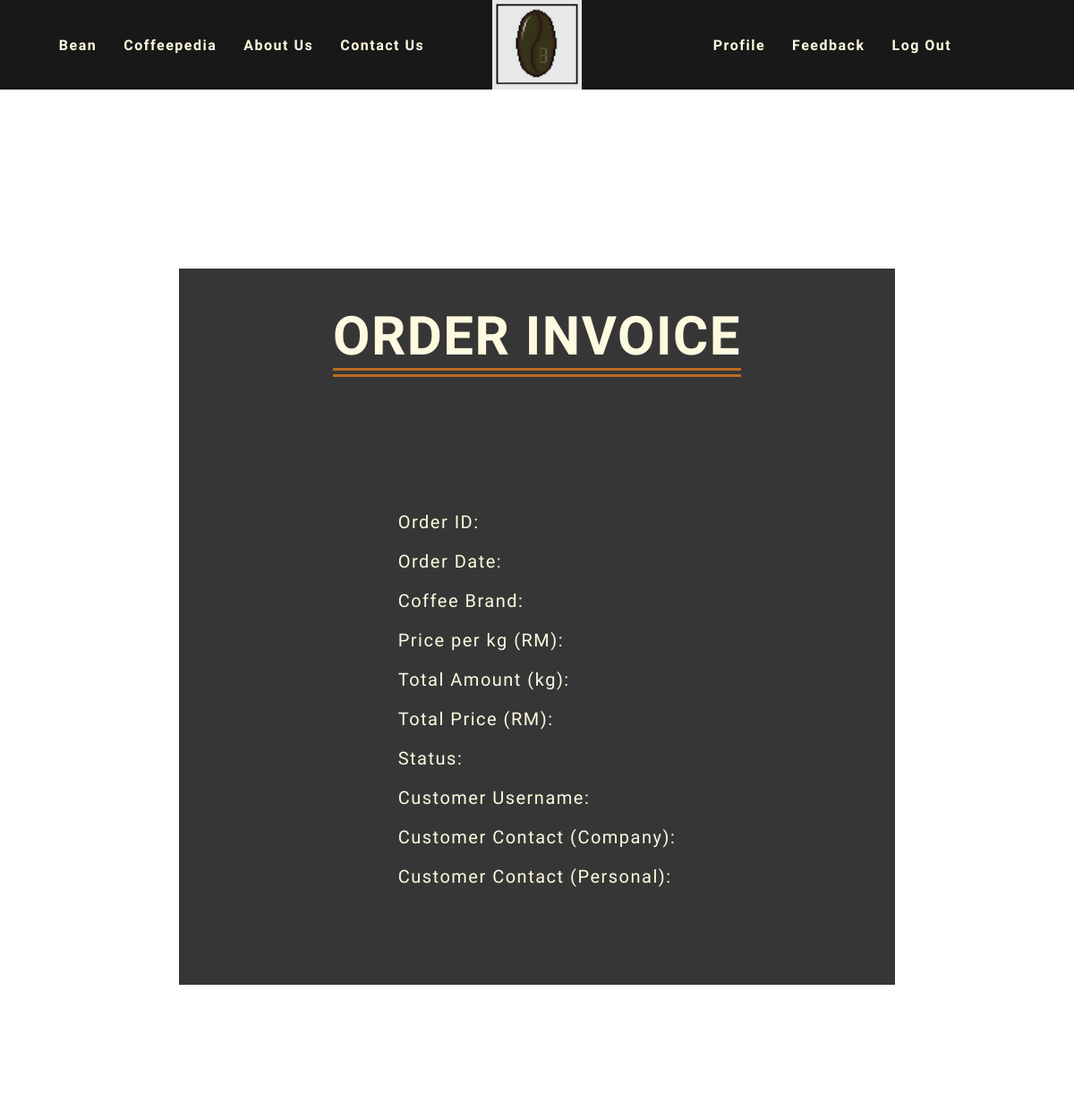
The app's page /php/invoice.php (upper part), older data.
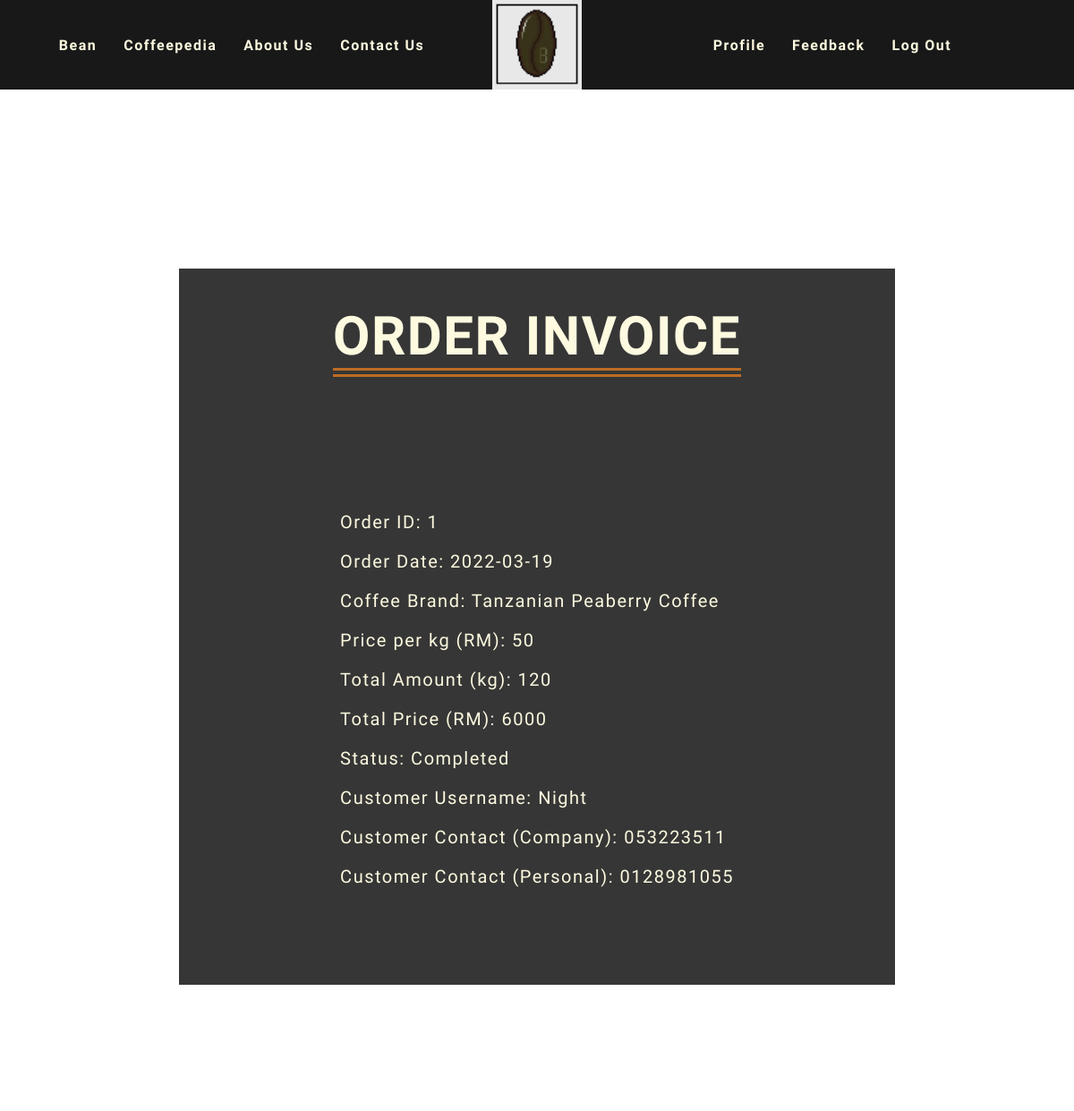
The same page, newer data.
### tables this page shows
CREATE TABLE IF NOT EXISTS `customer_order` (
  `Order_ID` int(255) NOT NULL AUTO_INCREMENT,
  `Customer_ID` int(255) NOT NULL,
  `Bean_ID` int(255) NOT NULL,
  `Coffee_Bean` text NOT NULL,
  `Amount` int(255) NOT NULL,
  `Price_Per_kg` int(255) NOT NULL,
  `Total` int(255) NOT NULL,
  `Status` text NOT NULL,
  `Order_Date` date NOT NULL,
  PRIMARY KEY (`Order_ID`),
  KEY `Customer_ID` (`Customer_ID`),
  KEY `Bean_ID` (`Bean_ID`)
);

CREATE TABLE IF NOT EXISTS `customer` (
  `Customer_ID` int(255) NOT NULL AUTO_INCREMENT,
  `Username` varchar(255) NOT NULL,
  `Email` varchar(255) NOT NULL,
  `Password` varchar(255) NOT NULL,
  `Company_Contact` varchar(255) NOT NULL,
  `Personal_Contact` varchar(255) NOT NULL,
  `Subscription` text,
  PRIMARY KEY (`Customer_ID`)
);

### php/invoice.php (the view, shortened to what this page needs)
<?php
    $customerID = '2'
?>
<!DOCTYPE html>
<html>
    <head>
        <link rel = "stylesheet" href = "../css/invoice.css">
        <link rel = "stylesheet" href = "https://use.fontawesome.com/releases/v5.15.4/css/all.css">
        <link rel = "stylesheet" href = "https://use.fontawesome.com/releases/v5.15.4/css/v4-shims.css">
    </head>
    <body>
        <div class="nav-bar">
            <div class="nav-bar-left">
                <h3><a href="bean.html">Bean</a></h3>
                <h3><a href="coffeepedia_c.html">Coffeepedia</a></h3>
                <h3><a href="aboutus.html">About Us</a></h3>
                <h3><a href="contactus.html">Contact Us</a></h3>
            </div>
            <div class="nav-bar-logo">
                <a href="home.html"><img src="../img/BeanBrosLogo1.png"></a>
            </div>
            <div class="nav-bar-right">
                <h3><a href="customerprofile.html">Profile</a></h3>
                <h3><a href="feedback.html">Feedback</a></h3>
                <h3>Log Out</h3>
            </div>
        </div>
        <div class="invoice">
            <div class="invoice-parallax-group">
                <div class="invoice-parallax-base">
                    <div class="invoice-container">
                        <div class="invoice-title">
                            <h1>Order Invoice</h1>
                        </div>
                        <div class="invoice-content">
                            <?php
                                include("conn.php");
                                $invoice = mysqli_query($con, "SELECT * FROM customer c, coffee_bean b, customer_order co
                                WHERE c.Customer_ID = $customerID AND c.Customer_ID = co.Customer_ID AND b.Bean_ID = co.Bean_ID;");
                                $row = mysqli_fetch_assoc($invoice);
                                $displayInvoice = '
                                <p>Order ID: '.$row["Order_ID"].'</p>
                                <p>Order Date: '.$row["Order_Date"].'</p>
                                <p>Coffee Brand: '.$row["Coffee_Bean"].'</p>
                                <p>Price per kg (RM): '.$row["Price_Per_kg"].'</p>
                                <p>Total Amount (kg): '.$row["Amount"].'</p>
                                <p>Total Price (RM): '.$row["Total"].'</p>
                                <p>Status: '.$row["Status"].'</p>
                                <p>Customer Username: '.$row["Username"].'</p>
                                <p>Customer Contact (Company): '.$row["Company_Contact"].'</p>
                                <p>Customer Contact (Personal): '.$row["Personal_Contact"].'</p>
                                ';
                                echo $displayInvoice;
                            ?>
                        </div>
                    </div>
                </div>
            </div>
        </div>
    </body>
</html>

Row changes from the older to the newer data that the page shows:
added customer_order: Order_ID "1", Order_Date "2022-03-19", Coffee_Bean "Tanzanian Peaberry Coffee", Price_Per_kg "50", Amount "120", Total "6000", Status "Completed", Customer_ID.Username "Night", Customer_ID.Company_Contact "053223511", Customer_ID.Personal_Contact "0128981055"
